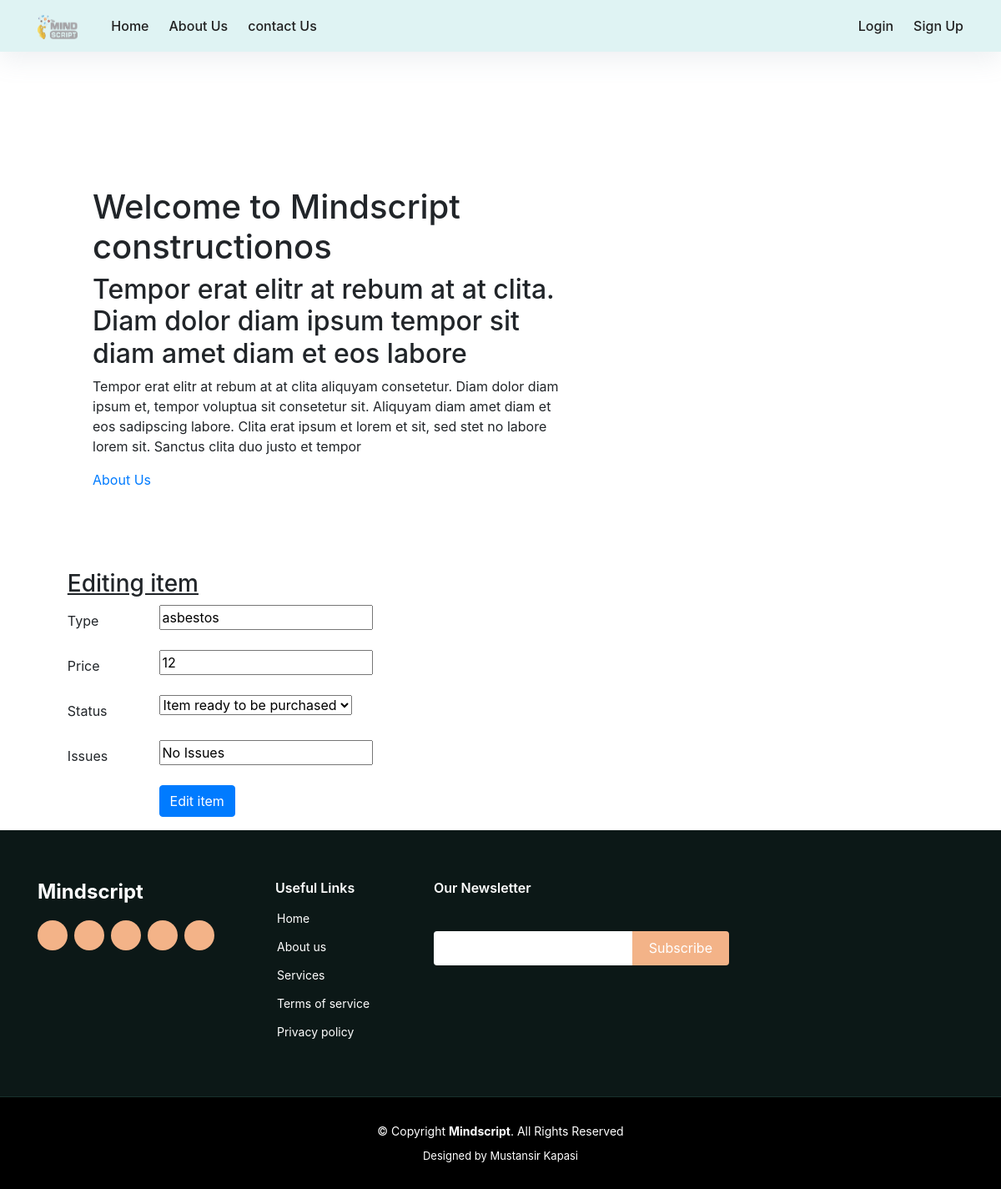
Screenshot of /Insulation/edit_item/1 with the database file from the repository.
### web_app/models.py (models this page shows, shortened)
class Material(models.Model):
    type = models.CharField(max_length=200, blank=False)
    price = models.IntegerField()
    choices = (
        ('AVAILABLE', 'Item ready to be purchased'),
        ('SOLD', 'Item already purchased'),
        ('RESTOCKING', 'Item restocking in few days')
    )
    status = models.CharField(max_length=10, choices=choices, default='SOLD')
    issues = models.CharField(max_length=50, default="No Issues")
    class Meta:
        abstract = True

class Insulation(Material):
    pass

### web_app/views.py (the view)
# urls.py: url(r'^Insulation/edit_item/(?P<pk>\d+)$', edit_Insulation, name="edit_Insulation"),
def edit_Insulation(request, pk):
    return edit_item(request, pk, Insulation, InsulationForm)

### web_app/forms.py
class InsulationForm(forms.ModelForm):
    class Meta:
        model = Insulation
        fields = ('type', 'price', 'status', 'issues')

### web_app/views.py (called while the page is built)
def edit_item(request, pk, model, cls):
    item = get_object_or_404(model, pk=pk)
    if request.method == "POST":
        form = cls(request.POST, instance=item)
        if form.is_valid():
            form.save()
            return redirect('dashboard')
    else:
        form = cls(instance=item)
        return render(request, 'web_app/edit_item.html', {'form': form})

### web_app/templates/web_app/edit_item.html (shortened to what this page needs)
{% extends 'web_app/dashboard.html' %}
{% block content %}
<div class="container col-md-10 edit_box" >
  <form method="POST">
    <h3><u>Editing item</u></h3>
    {% for field in form %}
    <div class="form-group row">
      <label for="id_{{ field.name }}" class="col-2 col-form-label">{{ field.label }}</label>
      <div class="col-10">
        {{ field }}
      </div>
    </div>
    {% endfor %}
    <div class="form-group row">
      <div class="offset-sm-2 col-sm-6">
        <button type="submit" class="btn btn-primary">Edit item</button>
      </div>
    </div>
  </form>
</div>
{% endblock %}

### rows the page displays
Insulation: form "asbestos" "12" "Item ready to be purchased" "No Issues"

### other values shown
{{ field.label }} "Type" "Price" "Status" "Issues"
